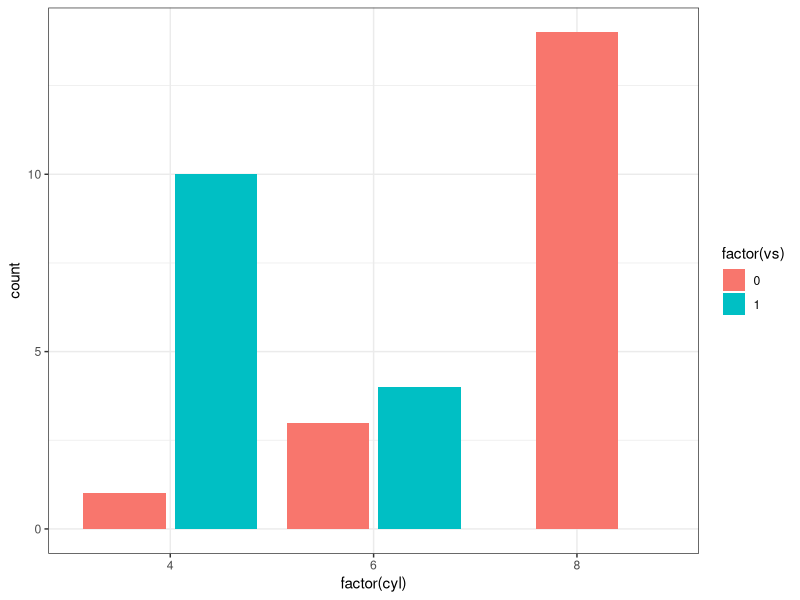
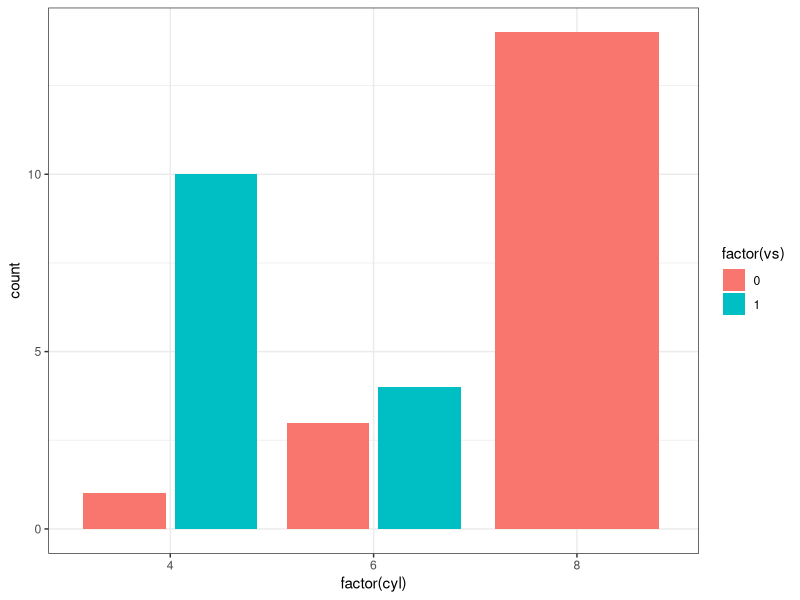

Reproduce these figures in R, in order.
## ---- chunk 1
knitr::opts_chunk$set(echo=TRUE, warning=FALSE, message=FALSE)
## ---- chunk 2
library(tidyverse)
## ---- chunk 3
knitr::include_graphics('https://github.com/rstudio/rmarkdown-book/raw/master/images/format-dropdown.png', dpi = NA)
## ---- chunk 4
cat(yaml::as.yaml(list(
  title = 'A Wonderful Day',
  subtitle = 'hygge: a quality of coziness'
)))
## ---- chunk 5
ggplot(mtcars, aes(factor(cyl), fill = factor(vs))) +
  geom_bar(position = position_dodge2(preserve = "single")) + theme_bw()

ggplot(mtcars, aes(factor(cyl), fill = factor(vs))) +
  geom_bar(position = position_dodge2(preserve = "total")) + theme_bw()
## ---- chunk 6
knitr::include_graphics('https://github.com/rstudio/rmarkdown-book/raw/master/images/hex-rmarkdown.png')
## ---- chunk 7
x = 5  # radius of a circle
